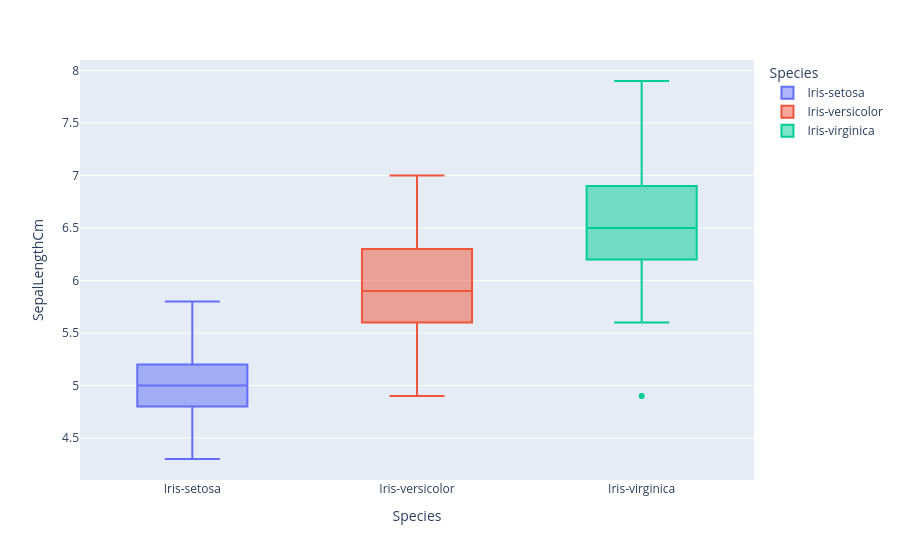

The cell this chart's notebook holds for it:
### Markdown cell above
## BoxPlot

### Code cell
# boxplot
fig = px.box(df,x="Species",y="SepalLengthCm",color = "Species")
fig.show()

fig.write_html("./Plots/Boxplot in Plotly.html")

### Figure 1 — Plotly figure (JSON) as saved in the notebook; plotly's stock layout.template omitted (floating-point values rounded to 4 significant figures)
{"data": [{"alignmentgroup": "True", "hovertemplate": "Species=%{x}<br>SepalLengthCm=%{y}<extra></extra>", "legendgroup": "Iris-setosa", "marker": {"color": "#636efa"}, "name": "Iris-setosa", "notched": false, "offsetgroup": "Iris-setosa", "orientation": "v", "showlegend": true, "type": "box", "x": ["Iris-setosa", "Iris-setosa", "Iris-setosa", "Iris-setosa", "Iris-setosa", "Iris-setosa", "Iris-setosa", "Iris-setosa", "Iris-setosa", "Iris-setosa", "Iris-setosa", "Iris-setosa", "Iris-setosa", "Iris-setosa", "Iris-setosa", "Iris-setosa", "Iris-setosa", "Iris-setosa", "Iris-setosa", "Iris-setosa", "Iris-setosa", "Iris-setosa", "Iris-setosa", "Iris-setosa", "Iris-setosa", "Iris-setosa", "Iris-setosa", "Iris-setosa", "Iris-setosa", "Iris-setosa", "Iris-setosa", "Iris-setosa", "Iris-setosa", "Iris-setosa", "Iris-setosa", "Iris-setosa", "Iris-setosa", "Iris-setosa", "Iris-setosa", "Iris-setosa", "Iris-setosa", "Iris-setosa", "Iris-setosa", "Iris-setosa", "Iris-setosa", "Iris-setosa", "Iris-setosa", "Iris-setosa", "Iris-setosa", "Iris-setosa"], "x0": " ", "xaxis": "x", "y": [5.1, 4.9, 4.7, 4.6, 5.0, 5.4, 4.6, 5.0, 4.4, 4.9, 5.4, 4.8, 4.8, 4.3, 5.8, 5.7, 5.4, 5.1, 5.7, 5.1, 5.4, 5.1, 4.6, 5.1, 4.8, 5.0, 5.0, 5.2, 5.2, 4.7, 4.8, 5.4, 5.2, 5.5, 4.9, 5.0, 5.5, 4.9, 4.4, 5.1, 5.0, 4.5, 4.4, 5.0, 5.1, 4.8, 5.1, 4.6, 5.3, 5.0], "y0": " ", "yaxis": "y"}, {"alignmentgroup": "True", "hovertemplate": "Species=%{x}<br>SepalLengthCm=%{y}<extra></extra>", "legendgroup": "Iris-versicolor", "marker": {"color": "#EF553B"}, "name": "Iris-versicolor", "notched": false, "offsetgroup": "Iris-versicolor", "orientation": "v", "showlegend": true, "type": "box", "x": ["Iris-versicolor", "Iris-versicolor", "Iris-versicolor", "Iris-versicolor", "Iris-versicolor", "Iris-versicolor", "Iris-versicolor", "Iris-versicolor", "Iris-versicolor", "Iris-versicolor", "Iris-versicolor", "Iris-versicolor", "Iris-versicolor", "Iris-versicolor", "Iris-versicolor", "Iris-versicolor", "Iris-versicolor", "Iris-versicolor", "Iris-versicolor", "Iris-versicolor", "Iris-versicolor", "Iris-versicolor", "Iris-versicolor", "Iris-versicolor", "Iris-versicolor", "Iris-versicolor", "Iris-versicolor", "Iris-versicolor", "Iris-versicolor", "Iris-versicolor", "Iris-versicolor", "Iris-versicolor", "Iris-versicolor", "Iris-versicolor", "Iris-versicolor", "Iris-versicolor", "Iris-versicolor", "Iris-versicolor", "Iris-versicolor", "Iris-versicolor", "Iris-versicolor", "Iris-versicolor", "Iris-versicolor", "Iris-versicolor", "Iris-versicolor", "Iris-versicolor", "Iris-versicolor", "Iris-versicolor", "Iris-versicolor", "Iris-versicolor"], "x0": " ", "xaxis": "x", "y": [7.0, 6.4, 6.9, 5.5, 6.5, 5.7, 6.3, 4.9, 6.6, 5.2, 5.0, 5.9, 6.0, 6.1, 5.6, 6.7, 5.6, 5.8, 6.2, 5.6, 5.9, 6.1, 6.3, 6.1, 6.4, 6.6, 6.8, 6.7, 6.0, 5.7, 5.5, 5.5, 5.8, 6.0, 5.4, 6.0, 6.7, 6.3, 5.6, 5.5, 5.5, 6.1, 5.8, 5.0, 5.6, 5.7, 5.7, 6.2, 5.1, 5.7], "y0": " ", "yaxis": "y"}, {"alignmentgroup": "True", "hovertemplate": "Species=%{x}<br>SepalLengthCm=%{y}<extra></extra>", "legendgroup": "Iris-virginica", "marker": {"color": "#00cc96"}, "name": "Iris-virginica", "notched": false, "offsetgroup": "Iris-virginica", "orientation": "v", "showlegend": true, "type": "box", "x": ["Iris-virginica", "Iris-virginica", "Iris-virginica", "Iris-virginica", "Iris-virginica", "Iris-virginica", "Iris-virginica", "Iris-virginica", "Iris-virginica", "Iris-virginica", "Iris-virginica", "Iris-virginica", "Iris-virginica", "Iris-virginica", "Iris-virginica", "Iris-virginica", "Iris-virginica", "Iris-virginica", "Iris-virginica", "Iris-virginica", "Iris-virginica", "Iris-virginica", "Iris-virginica", "Iris-virginica", "Iris-virginica", "Iris-virginica", "Iris-virginica", "Iris-virginica", "Iris-virginica", "Iris-virginica", "Iris-virginica", "Iris-virginica", "Iris-virginica", "Iris-virginica", "Iris-virginica", "Iris-virginica", "Iris-virginica", "Iris-virginica", "Iris-virginica", "Iris-virginica", "Iris-virginica", "Iris-virginica", "Iris-virginica", "Iris-virginica", "Iris-virginica", "Iris-virginica", "Iris-virginica", "Iris-virginica", "Iris-virginica", "Iris-virginica"], "x0": " ", "xaxis": "x", "y": [6.3, 5.8, 7.1, 6.3, 6.5, 7.6, 4.9, 7.3, 6.7, 7.2, 6.5, 6.4, 6.8, 5.7, 5.8, 6.4, 6.5, 7.7, 7.7, 6.0, 6.9, 5.6, 7.7, 6.3, 6.7, 7.2, 6.2, 6.1, 6.4, 7.2, 7.4, 7.9, 6.4, 6.3, 6.1, 7.7, 6.3, 6.4, 6.0, 6.9, 6.7, 6.9, 5.8, 6.8, 6.7, 6.7, 6.3, 6.5, 6.2, 5.9], "y0": " ", "yaxis": "y"}], "layout": {"boxmode": "overlay", "legend": {"title": {"text": "Species"}, "tracegroupgap": 0}, "margin": {"t": 60}, "xaxis": {"anchor": "y", "categoryarray": ["Iris-setosa", "Iris-versicolor", "Iris-virginica"], "categoryorder": "array", "domain": [0, 1], "title": {"text": "Species"}}, "yaxis": {"anchor": "x", "domain": [0, 1], "title": {"text": "SepalLengthCm"}}}}
